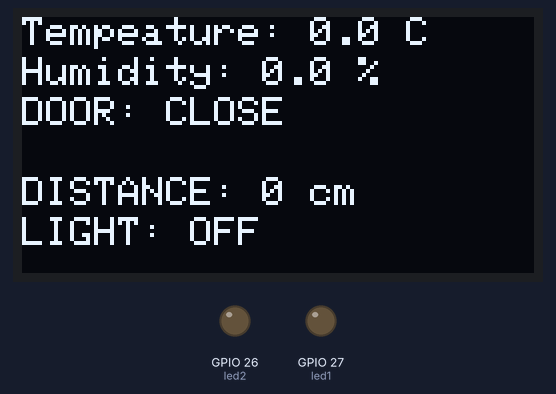
Recording of a sketch running on a simulated ESP32. On the bench: 128×64 one-colour display, output pins drawn as LEDs (lit = HIGH). WiFi joins after 1.5 s; servers stay silent unless stated; what the sketch prints to the serial monitor is not drawn.

Above: at 3.0 s.

Measured:
- what the display in image 0 shows lasts 0.4 s, from 2.8 s to 3.2 s

The sketch:

Esp32.ino
```cpp
#include <SPI.h>
#include <mcp2515.h>
#include <Wire.h>
#include <Adafruit_GFX.h>
#include <Adafruit_SSD1306.h>
#include <WiFi.h>
#include <HTTPClient.h>
#include <ArduinoJson.h>

#define SCREEN_WIDTH 128  // Độ rộng của OLED
#define SCREEN_HEIGHT 64  // Chiều cao của OLED
#define OLED_RESET -1     // Không cần sử dụng reset với ESP32

Adafruit_SSD1306 oled(SCREEN_WIDTH, SCREEN_HEIGHT, &Wire, OLED_RESET);

struct can_frame canMsg;

MCP2515 CAN(5);
int led1 = 27;
int led2 = 26;

String cardRFIDs[1];
int recentCard[5];

int temp_i = 0, temp_d = 0, hum_i = 0, hum_d = 0, doorVal = 0, disVal = 0, trunkLightVal = 0;

const char* ssidList[] = {  "VKU-SinhVien" };
const char* passwordList[] = { "" };
const int numWifi = sizeof(ssidList) / sizeof(ssidList[0]);
const char* host = "canbus.onlinewebshop.net";

unsigned long start_t = millis();
unsigned long previousMillis = 0;
const unsigned long interval = 60000;

void setup() {
  pinMode(led1, OUTPUT);
  pinMode(led2, OUTPUT);
  Serial.begin(115200);
  while (!Serial)
    ;

  connectToWiFi();

  SPI.begin();
  CAN.reset();
  CAN.setBitrate(CAN_250KBPS, MCP_8MHZ);
  CAN.setNormalMode();

  if (!oled.begin(SSD1306_SWITCHCAPVCC, 0x3C)) {
    Serial.println(F("Không tìm thấy màn hình OLED"));
  }
  oled.clearDisplay();
  oled.setTextSize(1);
  oled.setTextColor(WHITE);

  getCardRFID();
  convertStringToIntArray(cardRFIDs[0], recentCard, 5, 0);
}

void loop() {
  send();
  receive();
  displayOled();
  unsigned long currentMillis = millis();
  if (currentMillis - previousMillis >= interval) {
    previousMillis = currentMillis;
    sendDataToServer();
  }
}


void receive() {
  if (CAN.readMessage(&canMsg) == MCP2515::ERROR_OK) {
    if (canMsg.can_id == 1) {
      digitalWrite(led1, !digitalRead(led1));
      Serial.print("Node 1:");
      Serial.print(" ");
      Serial.print(canMsg.data[0]);
      Serial.print(" ");
      Serial.print(canMsg.data[1]);
      Serial.print(" ");
      Serial.print(canMsg.data[2]);
      Serial.println(" ");

      doorVal = canMsg.data[0];
      disVal = canMsg.data[1];
      trunkLightVal = canMsg.data[2];
    } else if (canMsg.can_id == 2) {
      digitalWrite(led2, !digitalRead(led2));
      Serial.print("Node 2:");
      Serial.print(" ");
      Serial.print(canMsg.data[0]);
      Serial.print(" ");
      Serial.print(canMsg.data[1]);
      Serial.print(" ");
      Serial.print(canMsg.data[2]);
      Serial.print(" ");
      Serial.print(canMsg.data[3]);
      Serial.println(" ");

      temp_i = canMsg.data[0];
      temp_d = canMsg.data[1];
      hum_i = canMsg.data[2];
      hum_d = canMsg.data[3];
    }
  }
}


void send() {
  if (millis() - start_t > 100) {
    canMsg.can_id = 0x00;
    canMsg.can_dlc = 5;
    canMsg.data[0] = recentCard[0];
    canMsg.data[1] = recentCard[1];
    canMsg.data[2] = recentCard[2];
    canMsg.data[3] = recentCard[3];
    canMsg.data[4] = recentCard[4];

    Serial.print("Node 0: ");
    Serial.print(canMsg.data[0]);
    Serial.print(" ");
    Serial.print(canMsg.data[1]);
    Serial.print(" ");
    Serial.print(canMsg.data[2]);
    Serial.print(" ");
    Serial.print(canMsg.data[3]);
    Serial.print(" ");
    Serial.print(canMsg.data[4]);
    Serial.println("");
    CAN.sendMessage(&canMsg);
    start_t = millis();
  }
}

void displayOled() {
  oled.clearDisplay();
  oled.setCursor(0, 0);
  oled.print("Tempeature: ");
  oled.print(temp_i);
  oled.print(".");
  oled.print(temp_d);
  oled.print(" C");
  oled.setCursor(0, 10);
  oled.print("Humidity: ");
  oled.print(hum_i);
  oled.print(".");
  oled.print(hum_d);
  oled.print(" %");
  oled.display();
  oled.setCursor(0, 20);
  oled.print("DOOR: ");
  if (doorVal == 1) {
    oled.print("OPEN");
  } else {
    oled.print("CLOSE");
  }
  oled.setCursor(0, 40);
  oled.print("DISTANCE: ");
  oled.print(disVal);
  oled.print(" cm");
  oled.setCursor(0, 50);
  oled.print("LIGHT: ");
  if (trunkLightVal == 1) {
    oled.print("ON");
  } else {
    oled.print("OFF");
  }
  oled.display();
  delay(100);
}

void getCardRFID() {
  if (WiFi.status() == WL_CONNECTED) {
    HTTPClient http;

    String serverPath = "http://" + String(host) + "/get_data.php";
    http.begin(serverPath.c_str());  // Kết nối đến server

    int httpResponseCode = http.GET();  // Gửi yêu cầu GET

    if (httpResponseCode == HTTP_CODE_OK) {  // Nếu nhận phản hồi thành công
      String response = http.getString();    // Lấy chuỗi JSON từ phản hồi
      Serial.println("Response: " + response);

      // Xử lý JSON
      StaticJsonDocument<512> doc;
      DeserializationError error = deserializeJson(doc, response);

      if (error) {
        Serial.print("JSON parsing failed: ");
        Serial.println(error.c_str());
        return;
      }
      // Truy xuất mảng JSON và lưu vào `cardRFIDs`
      JsonArray array = doc.as<JsonArray>();
      cardRFIDs[0] = array[0]["id_card"].as<String>();
    } else {
      Serial.print("Error code: ");
      Serial.println(httpResponseCode);
    }

    http.end();  // Kết thúc kết nối
  } else {
    Serial.println("WiFi not connected");
  }

  delay(1000);  // Kiểm tra lại sau mỗi 1 giây
}

void sendDataToServer() {
  WiFiClient client;
  const int httpPort = 80;

  // Kết nối đến server
  if (!client.connect(host, httpPort)) {
    Serial.println("Connection failed");
    return;
  }

  // Tạo URL với các biến id_card và status
  String url = "/insert_data.php?temp=" + String(temp_i) + "." + String(temp_d) + "&hum=" + String(hum_i) + "." + String(hum_d);

  Serial.print("Requesting URL: ");
  Serial.println(url);

  // Gửi yêu cầu HTTP GET đến server
  client.print(String("GET ") + url + " HTTP/1.1\r\n" + "Host: " + host + "\r\n" + "Connection: close\r\n\r\n");

  delay(500);  // Chờ để server xử lý và phản hồi

  // Đọc và hiển thị phản hồi từ server
  while (client.available()) {
    String line = client.readStringUntil('\r');
    Serial.print(line);
  }

  client.stop();  // Đóng kết nối sau khi hoàn thành
}

void convertStringToIntArray(String str, int arr[], int arrSize, int startIndex) {
  int index = 0;
  int lastSpaceIndex = 0;

  for (int i = 0; i < str.length() && index < arrSize; i++) {
    if (str[i] == ' ') {
      arr[startIndex + index] = str.substring(lastSpaceIndex, i).toInt();
      index++;
      lastSpaceIndex = i + 1;
    }
  }
  // Lấy phần tử cuối cùng sau dấu cách
  arr[startIndex + index] = str.substring(lastSpaceIndex).toInt();
}
void connectToWiFi() {
  for (int i = 0; i < numWifi; i++) {
    Serial.print("Connecting to WiFi: ");
    Serial.println(ssidList[i]);

    WiFi.begin(ssidList[i], passwordList[i]);
    unsigned long startAttemptTime = millis();

    // Chờ kết nối tối đa 10 giây
    while (WiFi.status() != WL_CONNECTED && millis() - startAttemptTime < 10000) {
      delay(500);
      Serial.print(".");
    }

    // Nếu kết nối thành công, thoát vòng lặp
    if (WiFi.status() == WL_CONNECTED) {
      Serial.println("\nConnected to WiFi");
      Serial.print("IP Address: ");
      Serial.println(WiFi.localIP());
      return;
    }

    Serial.println("\nFailed to connect to WiFi");
  }

  Serial.println("Could not connect to any WiFi network. Restarting...");
  ESP.restart();  // Khởi động lại nếu không kết nối được bất kỳ WiFi nào
}
```
